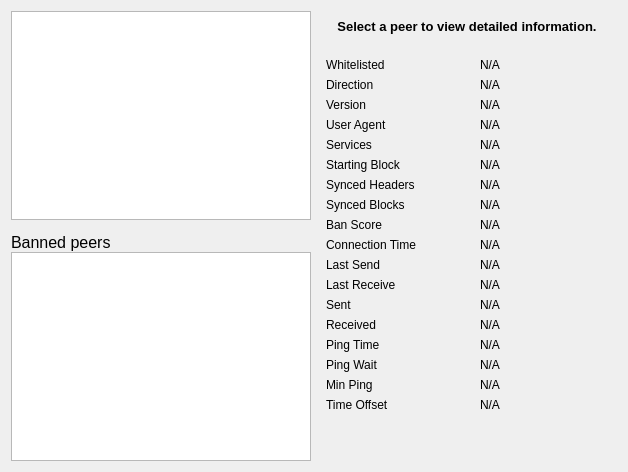
     <widget class="QWidget" name="tab_peers">
      <attribute name="title">
       <string>&amp;Peers</string>
      </attribute>
      <layout class="QGridLayout" name="gridLayout_2">
       <item row="0" column="0" rowspan="2">
        <layout class="QVBoxLayout" name="verticalLayout_101">
         <property name="spacing">
          <number>0</number>
         </property>
         <item>
          <widget class="QTableView" name="peerWidget">
           <property name="horizontalScrollBarPolicy">
            <enum>Qt::ScrollBarAsNeeded</enum>
           </property>
           <property name="sortingEnabled">
            <bool>true</bool>
           </property>
           <attribute name="horizontalHeaderHighlightSections">
            <bool>false</bool>
           </attribute>
          </widget>
         </item>
         <item>
          <widget class="QLabel" name="banHeading">
           <property name="sizePolicy">
            <sizepolicy hsizetype="Preferred" vsizetype="Minimum">
             <horstretch>0</horstretch>
             <verstretch>0</verstretch>
            </sizepolicy>
           </property>
           <property name="minimumSize">
            <size>
             <width>300</width>
             <height>32</height>
            </size>
           </property>
           <property name="maximumSize">
            <size>
             <width>16777215</width>
             <height>32</height>
            </size>
           </property>
           <property name="font">
            <font>
             <pointsize>12</pointsize>
            </font>
           </property>
           <property name="cursor">
            <cursorShape>IBeamCursor</cursorShape>
           </property>
           <property name="text">
            <string>Banned peers</string>
           </property>
           <property name="alignment">
            <set>Qt::AlignBottom|Qt::AlignLeading|Qt::AlignLeft</set>
           </property>
           <property name="wordWrap">
            <bool>true</bool>
           </property>
           <property name="textInteractionFlags">
            <set>Qt::NoTextInteraction</set>
           </property>
          </widget>
         </item>
         <item>
          <widget class="QTableView" name="banlistWidget">
           <property name="sizePolicy">
            <sizepolicy hsizetype="Expanding" vsizetype="Expanding">
             <horstretch>0</horstretch>
             <verstretch>0</verstretch>
            </sizepolicy>
           </property>
           <property name="horizontalScrollBarPolicy">
            <enum>Qt::ScrollBarAsNeeded</enum>
           </property>
           <property name="sortingEnabled">
            <bool>true</bool>
           </property>
           <attribute name="horizontalHeaderHighlightSections">
            <bool>false</bool>
           </attribute>
          </widget>
         </item>
        </layout>
       </item>
       <item row="0" column="1">
        <widget class="QLabel" name="peerHeading">
         <property name="sizePolicy">
          <sizepolicy hsizetype="Preferred" vsizetype="Minimum">
           <horstretch>0</horstretch>
           <verstretch>0</verstretch>
          </sizepolicy>
         </property>
         <property name="minimumSize">
          <size>
           <width>300</width>
           <height>32</height>
          </size>
         </property>
         <property name="font">
          <font>
           <pointsize>10</pointsize>
           <weight>75</weight>
           <bold>true</bold>
          </font>
         </property>
         <property name="cursor">
          <cursorShape>IBeamCursor</cursorShape>
         </property>
         <property name="text">
          <string>Select a peer to view detailed information.</string>
         </property>
         <property name="alignment">
          <set>Qt::AlignCenter</set>
         </property>
         <property name="wordWrap">
          <bool>true</bool>
         </property>
         <property name="textInteractionFlags">
          <set>Qt::LinksAccessibleByMouse|Qt::TextSelectableByKeyboard|Qt::TextSelectableByMouse</set>
         </property>
        </widget>
       </item>
       <item row="1" column="1">
        <widget class="QWidget" name="detailWidget" native="true">
         <property name="minimumSize">
          <size>
           <width>300</width>
           <height>0</height>
          </size>
         </property>
         <layout class="QGridLayout" name="gridLayout_3">
          <item row="0" column="0">
           <widget class="QLabel" name="label_30">
            <property name="text">
             <string>Whitelisted</string>
            </property>
           </widget>
          </item>
          <item row="0" column="2">
           <widget class="QLabel" name="peerWhitelisted">
            <property name="cursor">
             <cursorShape>IBeamCursor</cursorShape>
            </property>
            <property name="text">
             <string>N/A</string>
            </property>
            <property name="textFormat">
             <enum>Qt::PlainText</enum>
            </property>
            <property name="textInteractionFlags">
             <set>Qt::LinksAccessibleByMouse|Qt::TextSelectableByKeyboard|Qt::TextSelectableByMouse</set>
            </property>
           </widget>
          </item>
          <item row="1" column="0">
           <widget class="QLabel" name="label_23">
            <property name="text">
             <string>Direction</string>
            </property>
           </widget>
          </item>
          <item row="1" column="2">
           <widget class="QLabel" name="peerDirection">
            <property name="cursor">
             <cursorShape>IBeamCursor</cursorShape>
            </property>
            <property name="text">
             <string>N/A</string>
            </property>
            <property name="textFormat">
             <enum>Qt::PlainText</enum>
            </property>
            <property name="textInteractionFlags">
             <set>Qt::LinksAccessibleByMouse|Qt::TextSelectableByKeyboard|Qt::TextSelectableByMouse</set>
            </property>
           </widget>
          </item>
          <item row="2" column="0">
           <widget class="QLabel" name="label_21">
            <property name="text">
             <string>Version</string>
            </property>
           </widget>
          </item>
          <item row="2" column="2">
           <widget class="QLabel" name="peerVersion">
            <property name="cursor">
             <cursorShape>IBeamCursor</cursorShape>
            </property>
            <property name="text">
             <string>N/A</string>
            </property>
            <property name="textFormat">
             <enum>Qt::PlainText</enum>
            </property>
            <property name="textInteractionFlags">
             <set>Qt::LinksAccessibleByMouse|Qt::TextSelectableByKeyboard|Qt::TextSelectableByMouse</set>
            </property>
           </widget>
          </item>
          <item row="3" column="0">
           <widget class="QLabel" name="label_28">
            <property name="text">
             <string>User Agent</string>
            </property>
           </widget>
          </item>
          <item row="3" column="2">
           <widget class="QLabel" name="peerSubversion">
            <property name="cursor">
             <cursorShape>IBeamCursor</cursorShape>
            </property>
            <property name="text">
             <string>N/A</string>
            </property>
            <property name="textFormat">
             <enum>Qt::PlainText</enum>
            </property>
            <property name="textInteractionFlags">
             <set>Qt::LinksAccessibleByMouse|Qt::TextSelectableByKeyboard|Qt::TextSelectableByMouse</set>
            </property>
           </widget>
          </item>
          <item row="4" column="0">
           <widget class="QLabel" name="label_4">
            <property name="text">
             <string>Services</string>
            </property>
           </widget>
          </item>
          <item row="4" column="2">
           <widget class="QLabel" name="peerServices">
            <property name="cursor">
             <cursorShape>IBeamCursor</cursorShape>
            </property>
            <property name="text">
             <string>N/A</string>
            </property>
            <property name="textFormat">
             <enum>Qt::PlainText</enum>
            </property>
            <property name="textInteractionFlags">
             <set>Qt::LinksAccessibleByMouse|Qt::TextSelectableByKeyboard|Qt::TextSelectableByMouse</set>
            </property>
           </widget>
          </item>
          <item row="5" column="0">
           <widget class="QLabel" name="label_29">
            <property name="text">
             <string>Starting Block</string>
            </property>
           </widget>
          </item>
          <item row="5" column="2">
           <widget class="QLabel" name="peerHeight">
            <property name="cursor">
             <cursorShape>IBeamCursor</cursorShape>
            </property>
            <property name="text">
             <string>N/A</string>
            </property>
            <property name="textFormat">
             <enum>Qt::PlainText</enum>
            </property>
            <property name="textInteractionFlags">
             <set>Qt::LinksAccessibleByMouse|Qt::TextSelectableByKeyboard|Qt::TextSelectableByMouse</set>
            </property>
           </widget>
          </item>
          <item row="6" column="0">
           <widget class="QLabel" name="label_27">
            <property name="text">
             <string>Synced Headers</string>
            </property>
           </widget>
          </item>
          <item row="6" column="2">
           <widget class="QLabel" name="peerSyncHeight">
            <property name="cursor">
             <cursorShape>IBeamCursor</cursorShape>
            </property>
            <property name="text">
             <string>N/A</string>
            </property>
            <property name="textFormat">
             <enum>Qt::PlainText</enum>
            </property>
            <property name="textInteractionFlags">
             <set>Qt::LinksAccessibleByMouse|Qt::TextSelectableByKeyboard|Qt::TextSelectableByMouse</set>
            </property>
           </widget>
          </item>
          <item row="7" column="0">
           <widget class="QLabel" name="label_25">
            <property name="text">
             <string>Synced Blocks</string>
            </property>
           </widget>
          </item>
          <item row="7" column="2">
           <widget class="QLabel" name="peerCommonHeight">
            <property name="cursor">
             <cursorShape>IBeamCursor</cursorShape>
            </property>
            <property name="text">
             <string>N/A</string>
            </property>
            <property name="textFormat">
             <enum>Qt::PlainText</enum>
            </property>
            <property name="textInteractionFlags">
             <set>Qt::LinksAccessibleByMouse|Qt::TextSelectableByKeyboard|Qt::TextSelectableByMouse</set>
            </property>
           </widget>
          </item>
          <item row="8" column="0">
           <widget class="QLabel" name="label_24">
            <property name="text">
             <string>Ban Score</string>
            </property>
           </widget>
          </item>
          <item row="8" column="2">
           <widget class="QLabel" name="peerBanScore">
            <property name="cursor">
             <cursorShape>IBeamCursor</cursorShape>
            </property>
            <property name="text">
             <string>N/A</string>
            </property>
            <property name="textFormat">
             <enum>Qt::PlainText</enum>
            </property>
            <property name="textInteractionFlags">
             <set>Qt::LinksAccessibleByMouse|Qt::TextSelectableByKeyboard|Qt::TextSelectableByMouse</set>
            </property>
           </widget>
          </item>
          <item row="9" column="0">
           <widget class="QLabel" name="label_22">
            <property name="text">
             <string>Connection Time</string>
            </property>
           </widget>
          </item>
          <item row="9" column="2">
           <widget class="QLabel" name="peerConnTime">
            <property name="cursor">
             <cursorShape>IBeamCursor</cursorShape>
            </property>
            <property name="text">
             <string>N/A</string>
            </property>
            <property name="textFormat">
             <enum>Qt::PlainText</enum>
            </property>
            <property name="textInteractionFlags">
             <set>Qt::LinksAccessibleByMouse|Qt::TextSelectableByKeyboard|Qt::TextSelectableByMouse</set>
            </property>
           </widget>
          </item>
          <item row="10" column="0">
           <widget class="QLabel" name="label_15">
            <property name="text">
             <string>Last Send</string>
            </property>
           </widget>
          </item>
          <item row="10" column="2">
           <widget class="QLabel" name="peerLastSend">
            <property name="cursor">
             <cursorShape>IBeamCursor</cursorShape>
            </property>
            <property name="text">
             <string>N/A</string>
            </property>
            <property name="textFormat">
             <enum>Qt::PlainText</enum>
            </property>
            <property name="textInteractionFlags">
             <set>Qt::LinksAccessibleByMouse|Qt::TextSelectableByKeyboard|Qt::TextSelectableByMouse</set>
            </property>
           </widget>
          </item>
          <item row="11" column="0">
           <widget class="QLabel" name="label_19">
            <property name="text">
             <string>Last Receive</string>
            </property>
           </widget>
          </item>
          <item row="11" column="2">
           <widget class="QLabel" name="peerLastRecv">
            <property name="cursor">
             <cursorShape>IBeamCursor</cursorShape>
            </property>
            <property name="text">
             <string>N/A</string>
            </property>
            <property name="textFormat">
             <enum>Qt::PlainText</enum>
            </property>
            <property name="textInteractionFlags">
             <set>Qt::LinksAccessibleByMouse|Qt::TextSelectableByKeyboard|Qt::TextSelectableByMouse</set>
            </property>
           </widget>
          </item>
          <item row="12" column="0">
           <widget class="QLabel" name="label_18">
            <property name="text">
             <string>Sent</string>
            </property>
           </widget>
          </item>
          <item row="12" column="2">
           <widget class="QLabel" name="peerBytesSent">
            <property name="cursor">
             <cursorShape>IBeamCursor</cursorShape>
            </property>
            <property name="text">
             <string>N/A</string>
            </property>
            <property name="textFormat">
             <enum>Qt::PlainText</enum>
            </property>
            <property name="textInteractionFlags">
             <set>Qt::LinksAccessibleByMouse|Qt::TextSelectableByKeyboard|Qt::TextSelectableByMouse</set>
            </property>
           </widget>
          </item>
          <item row="13" column="0">
           <widget class="QLabel" name="label_20">
            <property name="text">
             <string>Received</string>
            </property>
           </widget>
          </item>
          <item row="13" column="2">
           <widget class="QLabel" name="peerBytesRecv">
            <property name="cursor">
             <cursorShape>IBeamCursor</cursorShape>
            </property>
            <property name="text">
             <string>N/A</string>
            </property>
            <property name="textFormat">
             <enum>Qt::PlainText</enum>
            </property>
            <property name="textInteractionFlags">
             <set>Qt::LinksAccessibleByMouse|Qt::TextSelectableByKeyboard|Qt::TextSelectableByMouse</set>
            </property>
           </widget>
          </item>
          <item row="14" column="0">
           <widget class="QLabel" name="label_26">
            <property name="text">
             <string>Ping Time</string>
            </property>
           </widget>
          </item>
          <item row="14" column="2">
           <widget class="QLabel" name="peerPingTime">
            <property name="cursor">
             <cursorShape>IBeamCursor</cursorShape>
            </property>
            <property name="text">
             <string>N/A</string>
            </property>
            <property name="textFormat">
             <enum>Qt::PlainText</enum>
            </property>
            <property name="textInteractionFlags">
             <set>Qt::LinksAccessibleByMouse|Qt::TextSelectableByKeyboard|Qt::TextSelectableByMouse</set>
            </property>
           </widget>
          </item>
          <item row="15" column="0">
           <widget class="QLabel" name="peerPingWaitLabel">
            <property name="toolTip">
             <string>The duration of a currently outstanding ping.</string>
            </property>
            <property name="text">
             <string>Ping Wait</string>
            </property>
           </widget>
          </item>
          <item row="15" column="2">
           <widget class="QLabel" name="peerPingWait">
            <property name="cursor">
             <cursorShape>IBeamCursor</cursorShape>
            </property>
            <property name="text">
             <string>N/A</string>
            </property>
            <property name="textFormat">
             <enum>Qt::PlainText</enum>
            </property>
            <property name="textInteractionFlags">
             <set>Qt::LinksAccessibleByMouse|Qt::TextSelectableByKeyboard|Qt::TextSelectableByMouse</set>
            </property>
           </widget>
          </item>
          <item row="16" column="0">
           <widget class="QLabel" name="peerMinPingLabel">
            <property name="text">
             <string>Min Ping</string>
            </property>
           </widget>
          </item>
          <item row="16" column="2">
           <widget class="QLabel" name="peerMinPing">
            <property name="cursor">
             <cursorShape>IBeamCursor</cursorShape>
            </property>
            <property name="text">
             <string>N/A</string>
            </property>
            <property name="textFormat">
             <enum>Qt::PlainText</enum>
            </property>
            <property name="textInteractionFlags">
             <set>Qt::LinksAccessibleByMouse|Qt::TextSelectableByKeyboard|Qt::TextSelectableByMouse</set>
            </property>
           </widget>
          </item>
          <item row="17" column="0">
           <widget class="QLabel" name="label_timeoffset">
            <property name="text">
             <string>Time Offset</string>
            </property>
           </widget>
          </item>
          <item row="17" column="2">
           <widget class="QLabel" name="timeoffset">
            <property name="cursor">
             <cursorShape>IBeamCursor</cursorShape>
            </property>
            <property name="text">
             <string>N/A</string>
            </property>
            <property name="textFormat">
             <enum>Qt::PlainText</enum>
            </property>
            <property name="textInteractionFlags">
             <set>Qt::LinksAccessibleByMouse|Qt::TextSelectableByKeyboard|Qt::TextSelectableByMouse</set>
            </property>
           </widget>
          </item>
          <item row="18" column="1">
           <spacer name="verticalSpacer_3">
            <property name="orientation">
             <enum>Qt::Vertical</enum>
            </property>
            <property name="sizeHint" stdset="0">
             <size>
              <width>20</width>
              <height>40</height>
             </size>
            </property>
           </spacer>
          </item>
         </layout>
        </widget>
       </item>
      </layout>
     </widget>
